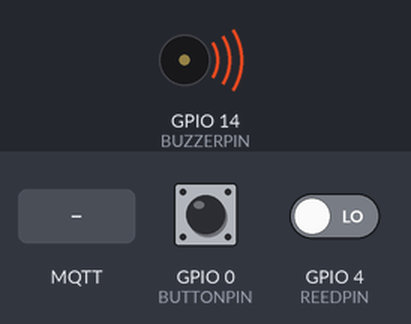
The sketch below on a simulated ESP8266 (NodeMCU). Shown: buzzer (waves = sounding, pin HIGH). The inputs (shaded band) are chosen by the test bench; at power-on: GPIO 0 (BUTTONPIN) HIGH, GPIO 4 (REEDPIN) LOW. WiFi joins after 1.5 s; servers stay silent unless stated; no MQTT or app messages arrive unless stated; what the sketch prints to the serial monitor is not drawn.

Above: at 2.8 s.
2.9 s: MQTT message "1" arrives on the first subscribed topic
At 3.18 s:
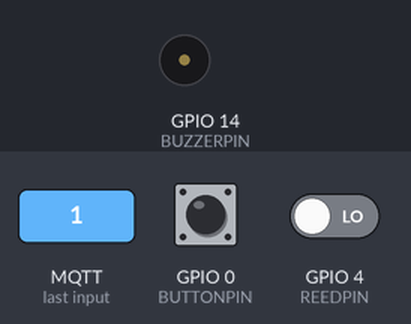
5.9 s: GPIO 0 (BUTTONPIN) pulled LOW for 0.15 s
At 5.9 s:
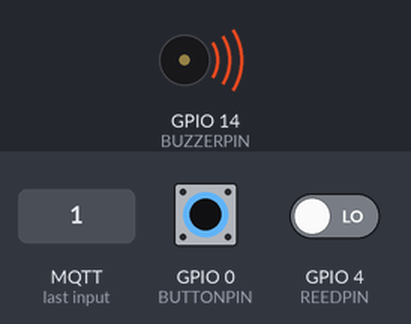
Timing chart, 0 to 8.9 s (numbered marks = the images above; inputs shaded):
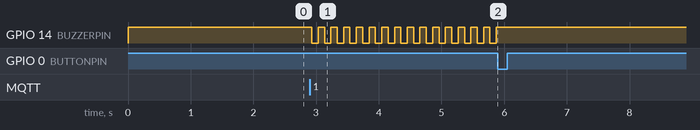

The sketch:

ESP8266_mqtt-dooralarm.ino
```cpp
#include <ESP8266WiFi.h>
#include <ESP8266mDNS.h>
#include <WiFiUdp.h>
#include <ArduinoOTA.h>
#include <PubSubClient.h>

#include "config.h"
#include "debug.h"

const int sleepTimeS = 1;       // Time in Deep-Sleep between checks
unsigned long loopTimeS = 5;    // Time between checks when door is open
volatile int buttoncounter = 0;
volatile bool alarm = false;
volatile bool unarm = false;
volatile bool check = false;

WiFiClient espClient;
PubSubClient mqttClient(espClient);

ADC_MODE(ADC_VCC);  // Read internal vcc rather than voltage on ADC pin (A0 must be floating)

// *******SETUP*******
// periodically check if door is open and go back to sleep, when open go to loop()
void setup()
{
  dbserialbegin(115200);
  dbprintln("");
  dbprintln("");
  dbprintln("BOOT");
  dbprint("VCC Voltage: ");
  dbprintln(ESP.getVcc()*VCC_ADJ/1024.00f);

  // pin setup
  pinMode(REEDPIN, INPUT);
  pinMode(BUZZERPIN, OUTPUT);
  digitalWrite(BUZZERPIN, HIGH);
  pinMode(BUTTONPIN, INPUT);
  attachInterrupt(digitalPinToInterrupt(BUTTONPIN), button_ISR, FALLING);

  dbprint("Reed: ");
  if(digitalRead(REEDPIN))
  {
    dbprintln("closed, going back to sleep");
    gotodeepsleep(sleepTimeS); // 86 ms to get here
  }

  dbprintln("open, begin loop");

  // start wifi
  setup_wifi();

  // setup mqtt
  mqttClient.setServer(MQTT_SERVER, 1883);
  mqttClient.setCallback(callback_mqtt);
}
//*************** end setup *****************************

// *******LOOP*******
// start wifi, connect mqtt and check if arm_topic is set, loop till door is closed again and publish "1" to reed_topic
// when armed toggle buzzer, falling edge on button unarms, 5 times pressed ota is initiated
// after door is closed publish "0" to reed_topic and batteryvoltage to battery_topic and go back to sleep
void loop()
{
  // connect mqtt
  if (!mqttClient.connected())
  {
    reconnect_mqtt();
    mqttClient.subscribe(ARM_TOPIC);
  }

  // loop until door is closed
  unsigned long last = millis()+(loopTimeS*1e3);
  unsigned long buzz = millis();
  do
  {
    if(millis()-last > loopTimeS*1e3)
    {
      last = millis();
      if(!digitalRead(REEDPIN))
      {
        dbprintln("still open");
        mqttClient.publish(REED_TOPIC, "open", false);
      }
    }

    if(alarm && millis()-buzz > 100)
    {
      buzz = millis();
      dbprint("buzz ");
      digitalWrite(BUZZERPIN, !digitalRead(BUZZERPIN));
    }

    mqttClient.loop();
    yield();
    delay(20);
  } while(!digitalRead(REEDPIN) || alarm || !check);

  if(unarm)
  {
    mqttClient.publish(ARM_TOPIC, "0", true);
  }

  digitalWrite(BUZZERPIN, HIGH);
  dbprintln("door closed, no alarm");
  mqttClient.publish(REED_TOPIC, "closed", false);
  mqttClient.publish(BATTERY_TOPIC, String(ESP.getVcc()*VCC_ADJ/1024.00).c_str(), false);
  mqttClient.loop();

  if(buttoncounter > 5)
  {
    mqttClient.publish("maindoor/debug/status", "OTA start", false);
    dbprintln("Button at least 5 times pressed, starting OTA");
    setup_ota();
    last = millis();
    while(millis()-last < 60*1e3)
    {
      ArduinoOTA.handle();
      yield();
      delay(200);
    }
    dbprintln("waited 60 seconds, ending OTA");
    mqttClient.publish("maindoor/debug/status", "OTA end", false);
  }

  yield();
  delay(100);
  gotodeepsleep(sleepTimeS);
}
//*************** end main *****************************

void button_ISR()
{
  if(alarm)
  {
    unarm = true;
    alarm = false;
  }
  buttoncounter++;
}

void setup_wifi()
{
  /* Explicitly set the ESP8266 to be a WiFi-client, otherwise, it by default,
  would try to act as both a client and an access-point and could cause
  network-issues with your other WiFi-devices on your WiFi-network. */
  WiFi.mode(WIFI_STA);
  WiFi.persistent(false);
  WiFi.hostname(DEFAULT_HOSTNAME + String("-") + String(ESP.getChipId(), HEX));
  WiFi.begin(DEFAULT_SSID, DEFAULT_PASSWORD);

  dbprint("Connecting to ");
  dbprint(DEFAULT_SSID);

  /* This function returns following codes to describe what is going on with Wi-Fi connection:
  0 : WL_IDLE_STATUS when Wi-Fi is in process of changing between statuses
  1 : WL_NO_SSID_AVAIL in case configured SSID cannot be reached
  3 : WL_CONNECTED after successful connection is established
  4 : WL_CONNECT_FAILED if password is incorrect
  6 : WL_DISCONNECTED if module is not configured in station mode
  Serial.printf( "Connection status: %d\n", WiFi.status() ); */
  while(WiFi.status() != WL_CONNECTED)
  {
    delay(200); // pauses the sketch for a given number of milliseconds and allows WiFi and TCP/IP tasks to run
    dbprint(".");
  }
  dbprint("WiFi connected, IP address: ");
  dbprintln(WiFi.localIP());
}

void setup_ota()
{
//    ArduinoOTA.setHostname(DEFAULT_HOSTNAME + String("-") + String(ESP.getChipId(), HEX));
//    ArduinoOTA.setPassword((const char *)"esp8266");

    ArduinoOTA.onStart([]()
    {
      dbprintln("Start");
    });
    ArduinoOTA.onEnd([]()
    {
      dbprintln("\nEnd");
    });

    ArduinoOTA.onError([](ota_error_t error)
    {
      dbprint("Error[%u]: ");dbprintln(error);
      if (error == OTA_AUTH_ERROR) dbprintln("Auth Failed");
      else if (error == OTA_BEGIN_ERROR) dbprintln("Begin Failed");
      else if (error == OTA_CONNECT_ERROR) dbprintln("Connect Failed");
      else if (error == OTA_RECEIVE_ERROR) dbprintln("Receive Failed");
      else if (error == OTA_END_ERROR) dbprintln("End Failed");
    });
    ArduinoOTA.begin();
    dbprintln("Ready - OTA Success!!!");
}

void reconnect_mqtt()
{
  // Loop until door is closed
  while (!mqttClient.connected())
  {
    dbprint("Attempting MQTT connection...");
    // Attempt to connect
    // If you do not want to use a username and password, change next line to
    // if (mqttClient.connect("ESP8266Client"))
    if (mqttClient.connect(DEFAULT_HOSTNAME, MQTT_USER, MQTT_PASSWORD))
    {
      dbprintln("connected");
    } else
    {
      dbprint("failed, rc=");
      dbprint(mqttClient.state());
      dbprintln(" try again in 5 seconds");
      // Wait 5 seconds before retrying
//      delay(5000);
      gotodeepsleep(5);
    }
  }
}

void callback_mqtt(char* topic, byte* payload, unsigned int length)
{
  dbprint("Message arrived [");
  dbprint(topic);
  dbprint("] ");
  for (int i = 0; i < length; i++) {
    dbprint((char)payload[i]);
  }
  dbprintln("");

  if((char)payload[0] == '1')
  {
    alarm = true;
    dbprintln("alarm");
  }
  else
  {
    alarm = false;
  }
  check = true;
}

void gotodeepsleep(int sleeptime)
{
/*ESP.deepSleep(microseconds, mode) will put the chip into deep sleep.
  mode is one of WAKE_RF_DEFAULT, WAKE_RFCAL, WAKE_NO_RFCAL, WAKE_RF_DISABLED.
  (GPIO16 needs to be tied to RST to wake from deepSleep.)*/
  #ifdef DEBUG
    ESP.deepSleep(sleeptime*1e6,WAKE_RF_DEFAULT);
    yield();
    delay(100);
//    delay(sleeptime*1e3);
//    ESP.reset();
  #else
    ESP.deepSleep(sleeptime*1e6,WAKE_RF_DEFAULT);
    yield();
    delay(100);
  #endif
}

// EOF
```

debug.h
```cpp
#ifdef DEBUG
 #define dbprint(x)  Serial.print(x)
 #define dbprintln(x)  Serial.println(x)
 #define dbserialbegin(x) Serial.begin(x);
#else
 #define dbprint(x)
 #define dbprintln(x)
 #define dbserialbegin(x)
#endif
```

config.h
```cpp
// Setup
#define DEFAULT_SSID      "ssid"           // Enter your network SSID
#define DEFAULT_PASSWORD  "pwd"            // Enter your network WPA key
#define DEFAULT_HOSTNAME  "maindoor"       // Enter your device friendly name

#define MQTT_SERVER       "server"
#define MQTT_USER         "user"
#define MQTT_PASSWORD     "pwd"

#define REED_TOPIC        "maindoor/reed/switch"
#define BATTERY_TOPIC     "maindoor/battery/analog"
#define ARM_TOPIC         "maindoor/arm/cmd"

#define VCC_ADJ  1.225

// Pin Setup
#define REEDPIN 4     // D2 -- needs Pull-Down
#define BUZZERPIN 14  // D5 -- needs Pull-Down
#define BUTTONPIN 0   // D3 -- uses internal Pull-Up

// Debugging
#define DEBUG
```

Measured:
- after the input at 2.9 s, GPIO 14 (BUZZERPIN): alternates HIGH for 0.10 s and LOW for 0.10 s, starting at once
- after the input at 5.9 s, GPIO 14 (BUZZERPIN): stops changing and stays HIGH
